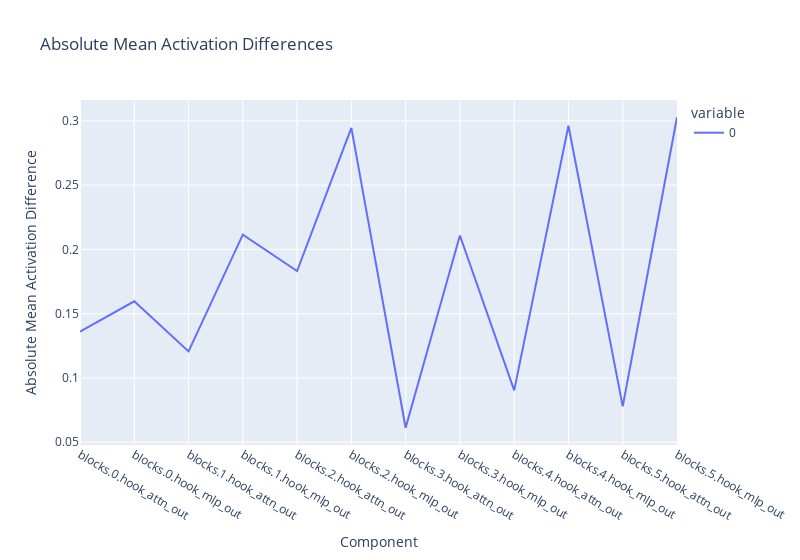

The notebook cell saved with this chart:
### Code cell
_, french_cache = model.run_with_cache(french_tokens)
_, english_cache = model.run_with_cache(english_tokens)

differences = []
labels = []
for key in french_cache.keys():
    if 'hook_attn_out' not in key and 'hook_mlp_out' not in key:
        continue
    french_acts = french_cache[key]
    english_acts = english_cache[key]
    labels.append(key)
    differences.append((french_acts - english_acts).abs().mean().item())
    # absolute sum of activation differences at each layer

print([key for key in french_cache.keys()])
print(differences)
haystack_utils.line(differences, xticks=labels, title="Absolute Mean Activation Differences", xlabel="Component", ylabel="Absolute Mean Activation Difference")

### Figure 1 — Plotly figure (JSON) as saved in the notebook; plotly's stock layout.template omitted (floating-point values rounded to 4 significant figures)
{"data": [{"hovertemplate": "variable=0<br>index=%{x}<br>value=%{y}<extra></extra>", "legendgroup": "0", "line": {"color": "#636efa", "dash": "solid"}, "marker": {"symbol": "circle"}, "mode": "lines", "name": "0", "orientation": "v", "showlegend": true, "type": "scatter", "x": [0, 1, 2, 3, 4, 5, 6, 7, 8, 9, 10, 11], "xaxis": "x", "y": [0.1361, 0.1596, 0.1207, 0.2115, 0.1832, 0.2946, 0.06129, 0.2108, 0.09034, 0.2963, 0.07791, 0.3028], "yaxis": "y"}], "layout": {"legend": {"title": {"text": "variable"}, "tracegroupgap": 0}, "title": {"text": "Absolute Mean Activation Differences"}, "width": 800, "xaxis": {"anchor": "y", "domain": [0, 1], "tickmode": "array", "ticktext": ["blocks.0.hook_attn_out", "blocks.0.hook_mlp_out", "blocks.1.hook_attn_out", "blocks.1.hook_mlp_out", "blocks.2.hook_attn_out", "blocks.2.hook_mlp_out", "blocks.3.hook_attn_out", "blocks.3.hook_mlp_out", "blocks.4.hook_attn_out", "blocks.4.hook_mlp_out", "blocks.5.hook_attn_out", "blocks.5.hook_mlp_out"], "tickvals": [0, 1, 2, 3, 4, 5, 6, 7, 8, 9, 10, 11], "title": {"text": "Component"}}, "yaxis": {"anchor": "x", "domain": [0, 1], "title": {"text": "Absolute Mean Activation Difference"}}}}
